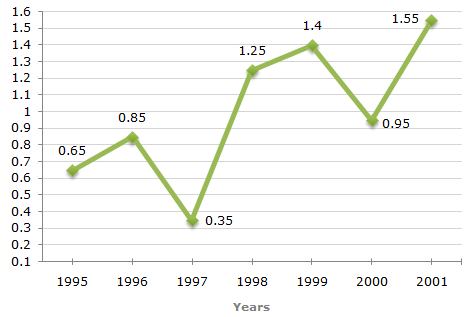
#> input picture google_pictures/line+chart/line+chart_11.png, 468 x 317 px, given in place of line+chart_11.jpg, which was not available
$ python construire.py
#> lines starting #> are read from the running program, lines starting #| are printed output that depends on the picture; after the words box and inside, x2 and y2 are one past the last pixel; in counts of white or black regions, pixels touching at a corner belong together; pictures that were not available may be replaced by others from this repository, and a replacement may not be noted
from pdb import set_trace as st
import os
import numpy as np
import cv2
import argparse

parser = argparse.ArgumentParser('creer les images de contours')
parser.add_argument('--fold_src', dest='fold_src', help='input directory for image', type=str, default='../dataset/50kshoes_edges')
parser.add_argument('--fold_dst', dest='fold_dst', help='output directory', type=str, default='../dataset/test_AB')
parser.add_argument('--num_imgs', dest='num_imgs', help='number of images',type=int, default=1000)
args = parser.parse_args()

for arg in vars(args):
    print('[%s] = ' % arg,  getattr(args, arg))

splits = filter( lambda f: not f.startswith('.'), os.listdir(args.fold_src)) # ignore hidden folders like .DS_Store

for sp in splits:
    img_fold_src = os.path.join(args.fold_src, sp)
    img_list = list(filter( lambda f: not f.startswith('.'), os.listdir(img_fold_src))) # ignore hidden folders like .DS_Store

    num_imgs = min(args.num_imgs, len(img_list))
    print('split = %s, use %d/%d images' % (sp, num_imgs, len(img_list)))
    img_fold_dst = os.path.join(args.fold_dst, sp)
    if not os.path.isdir(img_fold_dst):
        os.makedirs(img_fold_dst)
    print('split = %s, number of images = %d' % (sp, num_imgs))
    for n in range(num_imgs):
        name_src = img_list[n]
        path_src = os.path.join(img_fold_src, name_src)

        if os.path.isfile(path_src):
            # Changer le nom du type de l"image pour eviter un bug de cv
            filename_old = os.path.splitext(path_src)[0]
            filetype_old = os.path.splitext(path_src)[1]
            Newdir = os.path.join(img_fold_src, filename_old + '.jpg')
            os.rename(path_src, Newdir)
            name_dst = name_src
            print("Processing: %s" % name_src)
            path_dst = os.path.join(img_fold_dst, name_dst)
            img_src = cv2.imread(Newdir, cv2.IMREAD_COLOR)
#> img_src is the input picture: shape (317, 468, 3); mean B, G, R 245.5, 247.8, 247.1
            img_R1 = cv2.resize(img_src, (128, 128), interpolation=cv2.INTER_LINEAR)
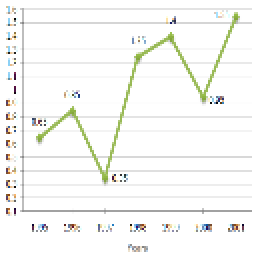
#> img_R1: shape (128, 128, 3) (shown 2 times larger); mean B, G, R 245.1, 247.5, 246.9
            img_G = cv2.GaussianBlur(img_src, (3, 3), 0)
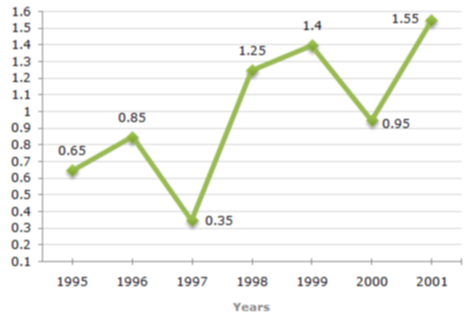
#> img_G: shape (317, 468, 3); mean B, G, R 245.5, 247.8, 247.1
            img_R2 = cv2.resize(img_G, (128, 128), interpolation=cv2.INTER_LINEAR)
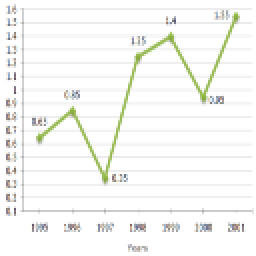
#> img_R2: shape (128, 128, 3) (shown 2 times larger); mean B, G, R 245.3, 247.6, 247
            img_C = cv2.Canny(img_R2, 50, 150)
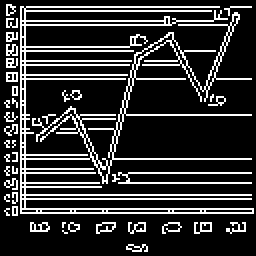
#> img_C: shape (128, 128) (shown 2 times larger); 19% white in thin lines or dots
            cv2.imwrite(path_dst, img_C)
            img = cv2.imread(path_dst)
#> img: shape (128, 128, 3); 19% white in thin lines or dots
            w = img.shape[1]
#> w = 128
            h = img.shape[0]
#> h = 128
            ii = 0
            # divider un multi-channel array a trois single-channel arrays
            b, g, r = cv2.split(img)
            b = 255 - b
#> b: shape (128, 128); 81% white; black in thin lines or dots
            g = 255 - g
            r = 255 - r
            # changer le valeur de channel
            img[:, :, 0] = b
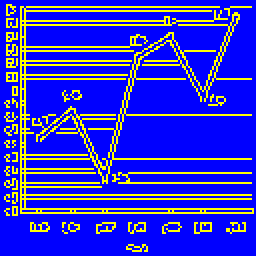
#> img: shape (128, 128, 3) (shown 2 times larger); mean B, G, R 206.5, 48.5, 48.5
            img[:, :, 1] = g
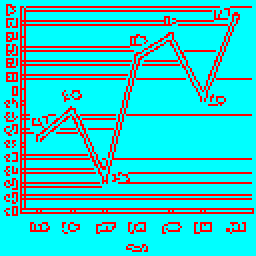
#> img: shape (128, 128, 3) (shown 2 times larger); mean B, G, R 206.5, 206.5, 48.5
            img[:, :, 2] = r
#> img: shape (128, 128, 3); 81% white; black in thin lines or dots
            img_dst = np.concatenate([img_R1, img], 1)
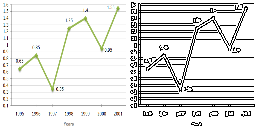
#> img_dst: shape (128, 256, 3); mean B, G, R 225.8, 227, 226.7
            cv2.imwrite(path_dst, img_dst)

# --fold_src
# C:\Users\olivier\Desktop\S8\PAR\Jeudedonnee\Git2Olivier\PAR\google_pictures\bar+chart C:\Users\olivier\Desktop\S8\PAR\Viztransfer\VizTransfert\dataset\google
# --fold_dst
# C:\Users\olivier\Desktop\S8\PAR\Jeudedonnee\bar+chart_contour

$ run again, on google_pictures/line+chart/line+chart_14.png
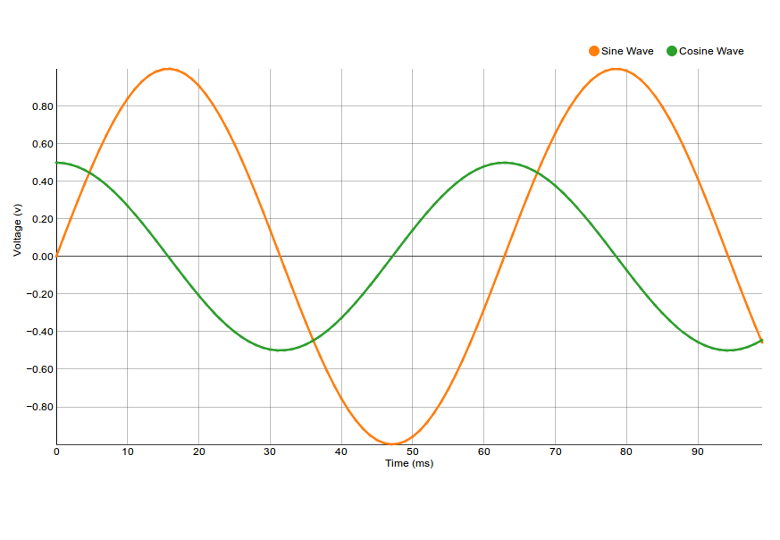
#> input picture google_pictures/line+chart/line+chart_14.png, 780 x 540 px, given in place of line+chart_14.jpg, which was not available
#> img_src is the input picture: shape (540, 780, 3); mean B, G, R 249, 250.5, 250.9
#> `img_C = cv2.Canny(img_R2, 50, 150)`:
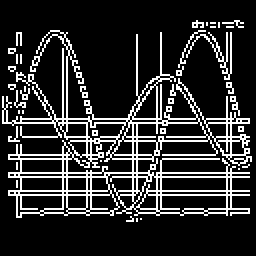
#> img_C: shape (128, 128) (shown 2 times larger); 17.2% white in thin lines or dots, all inside (x1, y1, x2, y2) = (1, 10, 126, 111)
#> `img_dst = np.concatenate([img_R1, img], 1)`:
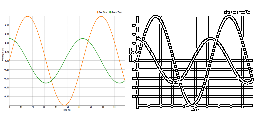
#> img_dst: shape (128, 256, 3); mean B, G, R 229.8, 230.5, 230.7

$ run again, on google_pictures/line+chart/line+chart_15.png
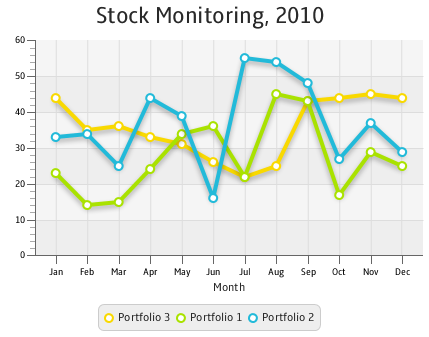
#> input picture google_pictures/line+chart/line+chart_15.png, 429 x 337 px, given in place of line+chart_15.jpg, which was not available
#> img_src is the input picture: shape (337, 429, 3); mean B, G, R 233, 238.7, 235.1
#> `img_C = cv2.Canny(img_R2, 50, 150)`:
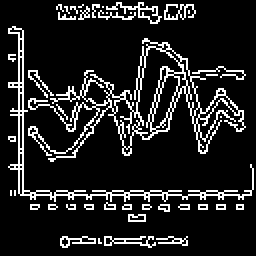
#> img_C: shape (128, 128) (shown 2 times larger); 13.3% white in thin lines or dots
#> b: shape (128, 128); 86.7% white; black in thin lines or dots
#> `img_dst = np.concatenate([img_R1, img], 1)`:
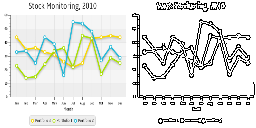
#> img_dst: shape (128, 256, 3); mean B, G, R 227, 229.9, 228.1
